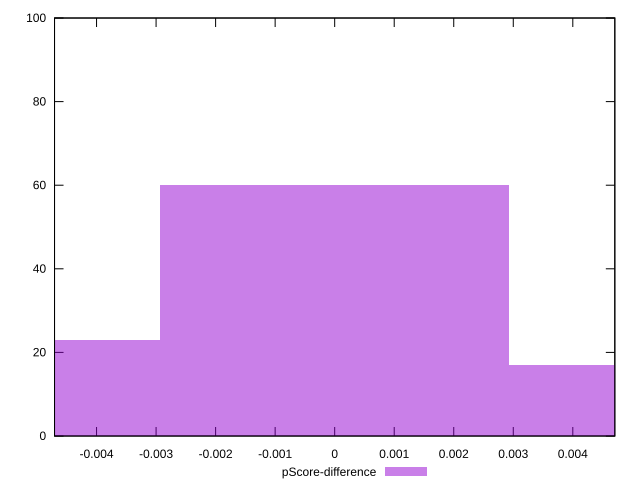

Recreate this plot in gnuplot.
reset

$pScoreDifference <<EOF
0.005856227394016029 17
-0.005856227394016029 23
0 60
EOF

set key outside below
set boxwidth 0.005856227394016029
set xrange [-0.004705882352941171:0.004705882352941171]
set yrange [0:100]
set trange [0:100]
set style fill transparent solid 0.5 noborder
set terminal svg size 640, 490 enhanced background rgb 'white'
set output "reprap/uses-webp-images/samples/pages+cached+noexternal+nomedia+nocss+nojs/pScore-difference/histogram.svg"

plot $pScoreDifference title "pScore-difference" with boxes

reset
